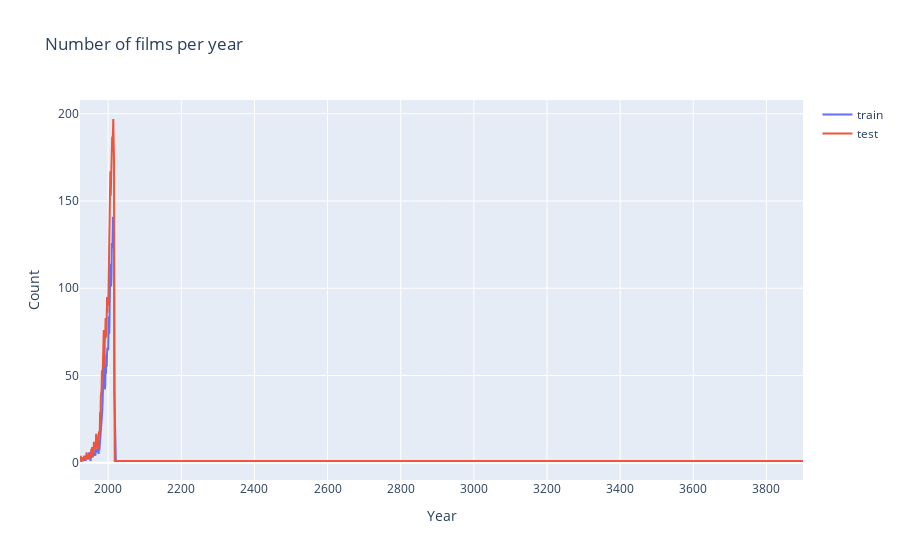

The notebook cell saved with this chart:
### Code cell
d1 = train['release_date_year'].value_counts().sort_index()
d2 = test['release_date_year'].value_counts().sort_index()
data = [go.Scatter(x=d1.index, y=d1.values, name='train'), go.Scatter(x=d2.index, y=d2.values, name='test')]
layout = go.Layout(dict(title = "Number of films per year",
                  xaxis = dict(title = 'Year'),
                  yaxis = dict(title = 'Count'),
                  ),legend=dict(
                orientation="v"))
py.iplot(dict(data=data, layout=layout))

### Figure 1 — Plotly figure (JSON) as saved in the notebook; plotly's stock layout.template omitted (floating-point values rounded to 4 significant figures)
{"data": [{"name": "train", "type": "scatter", "x": [1924, 1925, 1926, 1927, 1928, 1930, 1931, 1932, 1933, 1935, 1936, 1938, 1939, 1940, 1942, 1943, 1944, 1945, 1947, 1948, 1949, 1950, 1951, 1952, 1953, 1954, 1955, 1956, 1957, 1958, 1959, 1960, 1961, 1962, 1963, 1964, 1965, 1966, 1967, 1968, 1969, 1970, 1971, 1972, 1973, 1974, 1975, 1976, 1977, 1978, 1979, 1980, 1981, 1982, 1983, 1984, 1985, 1986, 1987, 1988, 1989, 1990, 1991, 1992, 1993, 1994, 1995, 1996, 1997, 1998, 1999, 2000, 2001, 2002, 2003, 2004, 2005, 2006, 2007, 2008, 2009, 2010, 2011, 2012, 2013, 2014, 2015, 2016, 2017, 2021], "y": [1, 2, 1, 2, 3, 1, 2, 3, 2, 1, 4, 1, 4, 2, 3, 2, 2, 4, 2, 6, 2, 2, 4, 1, 6, 6, 7, 4, 3, 3, 5, 8, 4, 5, 5, 6, 4, 7, 8, 7, 6, 8, 8, 8, 9, 5, 8, 7, 11, 14, 16, 21, 26, 25, 27, 30, 42, 44, 45, 56, 47, 46, 42, 45, 56, 51, 62, 55, 63, 66, 65, 65, 77, 84, 74, 83, 99, 114, 105, 101, 106, 126, 124, 125, 141, 123, 128, 125, 40, 1]}, {"name": "test", "type": "scatter", "x": [1923, 1925, 1926, 1927, 1928, 1929, 1930, 1931, 1933, 1934, 1935, 1936, 1937, 1938, 1939, 1940, 1941, 1942, 1944, 1945, 1946, 1948, 1949, 1950, 1951, 1952, 1953, 1954, 1955, 1956, 1957, 1958, 1959, 1960, 1961, 1962, 1963, 1964, 1965, 1966, 1967, 1968, 1969, 1970, 1971, 1972, 1973, 1974, 1975, 1976, 1977, 1978, 1979, 1980, 1981, 1982, 1983, 1984, 1985, 1986, 1987, 1988, 1989, 1990, 1991, 1992, 1993, 1994, 1995, 1996, 1997, 1998, 1999, 2000, 2001, 2002, 2003, 2004, 2005, 2006, 2007, 2008, 2009, 2010, 2011, 2012, 2013, 2014, 2015, 2016, 2017, 2018, 2022, 3900], "y": [1, 4, 1, 1, 2, 1, 1, 2, 4, 3, 4, 2, 2, 2, 2, 3, 6, 3, 5, 2, 4, 3, 3, 4, 6, 6, 5, 8, 3, 9, 4, 5, 5, 6, 12, 10, 10, 8, 8, 8, 16, 16, 9, 15, 12, 8, 14, 14, 18, 15, 18, 29, 24, 38, 39, 42, 53, 48, 52, 59, 67, 76, 55, 58, 74, 71, 83, 73, 72, 83, 95, 86, 94, 90, 99, 115, 106, 126, 137, 167, 153, 165, 178, 180, 187, 180, 194, 197, 184, 175, 58, 1, 1, 1]}], "layout": {"legend": {"orientation": "v"}, "title": {"text": "Number of films per year"}, "xaxis": {"title": {"text": "Year"}}, "yaxis": {"title": {"text": "Count"}}}}
